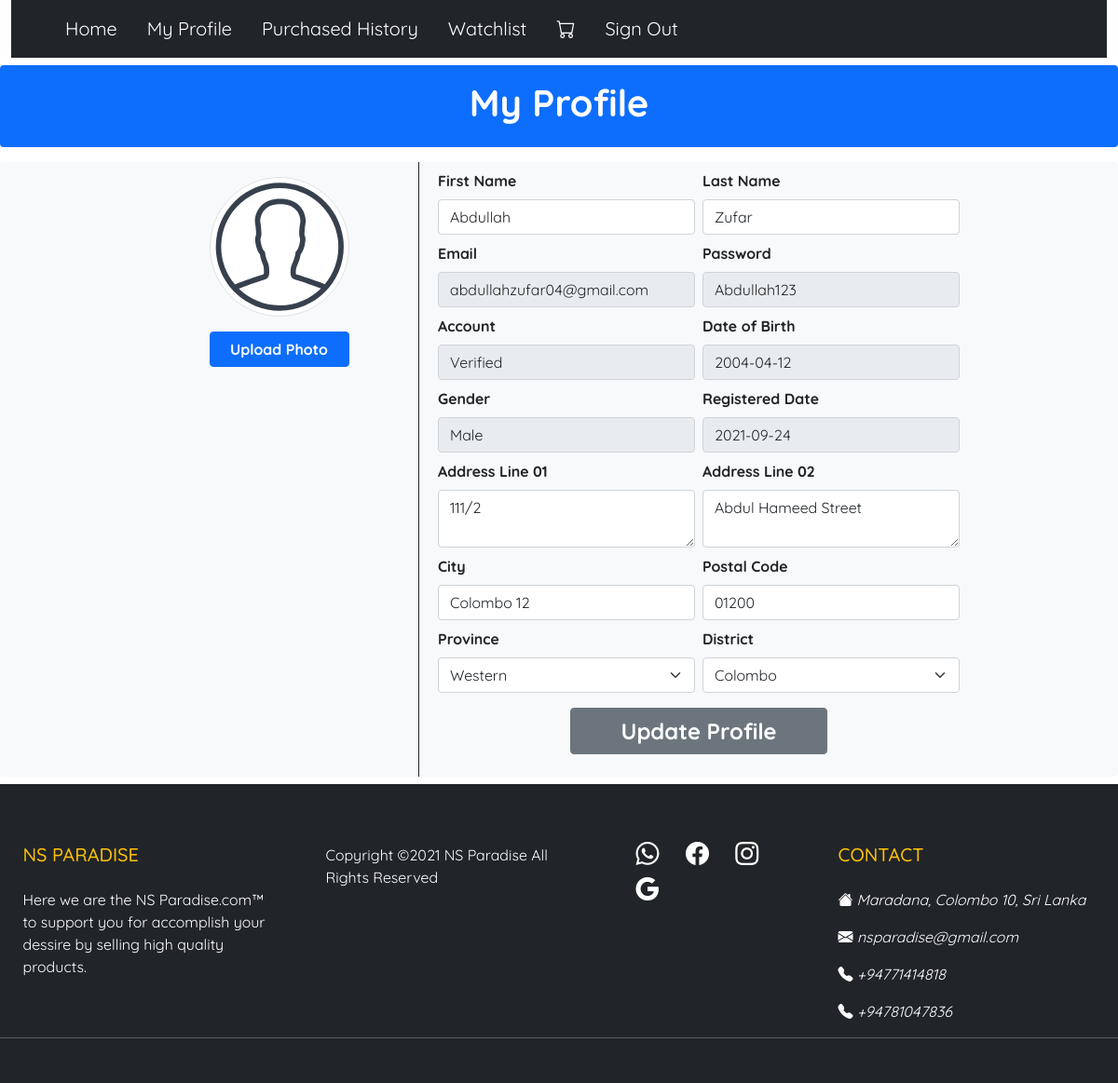
Page /UserProfile.php (signed in) on the committed database.
### tables this page shows
CREATE TABLE `customer` (
  `email` varchar(100) NOT NULL,
  `fname` varchar(50) DEFAULT NULL,
  `lname` varchar(50) DEFAULT NULL,
  `password` varchar(20) DEFAULT NULL,
  `dob` date DEFAULT NULL,
  `gender_id` int(11) NOT NULL,
  `registration_date` datetime DEFAULT NULL,
  `v_code` varchar(20) DEFAULT NULL,
  `v_status_id` int(11) NOT NULL,
  `status_id` int(11) NOT NULL
);

CREATE TABLE `v_status` (
  `id` int(11) NOT NULL,
  `status` varchar(45) DEFAULT NULL
);

CREATE TABLE `gender` (
  `id` int(11) NOT NULL,
  `name` varchar(10) DEFAULT NULL
);

CREATE TABLE `customer_has_address` (
  `id` int(11) NOT NULL,
  `line1` text DEFAULT NULL,
  `line2` text DEFAULT NULL,
  `city_id` int(11) NOT NULL,
  `customer_email` varchar(100) NOT NULL
);

CREATE TABLE `city` (
  `id` int(11) NOT NULL,
  `name` varchar(20) DEFAULT NULL,
  `postalcode` varchar(5) DEFAULT NULL,
  `district_id` int(11) NOT NULL
);

CREATE TABLE `province` (
  `id` int(11) NOT NULL,
  `name` varchar(20) DEFAULT NULL
);

CREATE TABLE `district` (
  `id` int(11) NOT NULL,
  `name` varchar(20) DEFAULT NULL,
  `province_id` int(11) NOT NULL
);

### connection.php (called while the page is built, shortened)
<?php
class Database{
    public static $connection;
    public static function setUpconnection(){
        if(!isset(Database::$connection)){
            Database::$connection = new mysqli("localhost","id18074452_root","W[Gb*C16}*OuCcQl","id18074452_nsparadise","3306");
        }
    }
    public static function search($q){
        $resultset = Database::$connection->query($q);
        return $resultset;
    }
}
?>

### UserProfile.php (the view, shortened to what this page needs)
<?php
require "connection.php";
if (isset($_SESSION["user"])) {
?>
    <!DOCTYPE html>
    <head>
        <?php require "link.php"; ?>
    </head>
    <body>
        <div class="container-fluid">
            <div class="row">
                <?php require "header.php"; ?>
                <div class="col-12 mt-2">
                    <div class="row bg-primary rounded py-3">
                        <h1 class="text-center text-white fw-bolder fs-1">My Profile</h1>
                    </div>
                </div>
                <?php
                $user = Database::search("SELECT * FROM `customer` WHERE `email` = '" . $_SESSION["user"]["email"] . "'");
                if ($user->num_rows == 1) {
                    $user_deatail = $user->fetch_assoc();
                ?>
                    <div class="col-12">
                        <div class="row justify-content-center mt-3 rounded bg-light">
                            <div class="col-sm-10 col-md-6 col-lg-3 border-end border-dark">
                                <div class="row mt-3" style="text-align: center;">
                                    <?php
                                    $profile_rs = Database::search("SELECT * FROM `profile_image` WHERE `customer_email` = '" . $_SESSION["user"]["email"] . "'");
                                    if ($profile_rs->num_rows == 0) {
                                    ?>
                                        <div class="col-12">
                                            <img src="Resources/demoprofile.svg" id="prev" class="img-thumbnail rounded-circle" width="150px" height="150px" />
                                        </div>
                                        <div class="col-12 mt-3">
                                            <label for="profile" class="btn btn-primary fw-bold" style="width: 150px;" onclick="UploadImage();">Upload Photo</label>
                                        </div>
                                    <?php
                                    }
                                    ?>
                                </div>
                            </div>
                            <div class="col-sm-10 col-md-6 col-lg-6">
                                <div class="row g-2 p-2 justify-content-center">
                                    <div class="col-12 col-lg-6">
                                        <label class="form-label fw-bold">First Name</label>
                                        <input type="text" class="form-control" value="<?php echo $user_deatail["fname"]; ?>" placeholder="Enter Your First Name" id="fname" />
                                    </div>
                                    <div class="col-12 col-lg-6">
                                        <label class="form-label fw-bold">Last Name</label>
                                        <input type="text" class="form-control" value="<?php echo $user_deatail["lname"]; ?>" placeholder="Enter Your Last Name" id="lname" />
                                    </div>
                                    <div class="col-12 col-lg-6">
                                        <label class="form-label fw-bold">Email</label>
                                        <input type="text" class="form-control" value="<?php echo $user_deatail["email"]; ?>" disabled id="email" />
                                    </div>
                                    <div class="col-12 col-lg-6">
                                        <label class="form-label fw-bold">Password</label>
                                        <input type="text" class="form-control" value="<?php echo $user_deatail["password"]; ?>" disabled />
                                    </div>
                                    <?php
                                    $verificationrs = Database::search("SELECT * FROM `v_status` WHERE `id` = '" . $user_deatail["v_status_id"] . "'");
                                    $verification = $verificationrs->fetch_assoc();
                                    if ($verification["id"] == 1) {
                                    ?>
                                        <div class="col-12 col-lg-6">
                                            <label class="form-label fw-bold">Account</label>
                                            <input type="text" class="form-control" value="<?php echo $verification["status"]; ?>" disabled />
                                        </div>
                                    <?php
                                    }
                                    ?>
                                    <div class="col-12 col-lg-6">
                                        <label class="form-label fw-bold">Date of Birth</label>
                                        <input type="text" class="form-control" value="<?php echo $user_deatail["dob"]; ?>" disabled />
                                    </div>
                                    <div class="col-12 col-lg-6">
                                        <label class="form-label fw-bold">Gender</label>
                                        <?php
                                        $genderrs = Database::search("SELECT * FROM `gender` WHERE `id` = '" . $user_deatail["gender_id"] . "'");
                                        $gender = $genderrs->fetch_assoc();
                                        ?>
                                        <input type="text" class="form-control" value="<?php echo $gender["name"]; ?>" disabled />
                                    </div>
                                    <div class="col-12 col-lg-6">
                                        <label class="form-label fw-bold">Registered Date</label>
                                        <?php
                                        $reg_date = $user_deatail["registration_date"];
                                        $splitdate = explode(" ", $reg_date);
                                        ?>
                                        <input type="text" class="form-control" value="<?php echo $splitdate[0]; ?>" disabled />
                                    </div>
                                    <?php
                                    $address = Database::search("SELECT * FROM `customer_has_address` WHERE `customer_email` = '" . $_SESSION["user"]["email"] . "'");
                                    if ($address->num_rows == 1) {
                                        $address_detail = $address->fetch_assoc();
                                        $cityinfo = Database::search("SELECT * FROM `city` WHERE `id` = '" . $address_detail["city_id"] . "'");
                                        $city = $cityinfo->fetch_assoc();
                                        $districtinfo = Database::search("SELECT * FROM `district` WHERE `id` = '" . $city["district_id"] . "'");
                                        $district = $districtinfo->fetch_assoc();
                                        $provinceinfo = Database::search("SELECT * FROM `province` WHERE `id` = '" . $district["province_id"] . "'");
                                        $province = $provinceinfo->fetch_assoc();
                                    ?>
                                        <div class="col-12 col-lg-6">
                                            <label class="form-label fw-bold">Address Line 01</label>
                                            <textarea class="form-control" rows="2" id="line1"><?php echo $address_detail["line1"]; ?></textarea>
                                        </div>
                                        <div class="col-12 col-lg-6">
                                            <label class="form-label fw-bold">Address Line 02</label>
                                            <textarea class="form-control" rows="2" id="line2"><?php echo $address_detail["line2"]; ?></textarea>
                                        </div>
                                        <div class="col-12 col-lg-6">
                                            <label class="form-label fw-bold">City</label>
                                            <input type="text" class="form-control" value="<?php echo $city["name"]; ?>" placeholder="Enter Your City..." id="city" />
                                        </div>
                                        <div class="col-12 col-lg-6">
                                            <label class="form-label fw-bold">Postal Code</label>
                                            <input type="text" class="form-control" value="<?php echo $city["postalcode"]; ?>" placeholder="Enter Your Postal Code..." id="postalcode" />
                                        </div>
                                        <div class="col-12 col-lg-6">
                                            <label class="form-label fw-bold">Province</label>
                                            <select class="form-select" id="province" onchange="District();">
                                                <option value="<?php echo $province["id"]; ?>"><?php echo $province["name"]; ?></option>
                                            </select>
                                        </div>
                                        <div class="col-12 col-lg-6">
                                            <label class="form-label fw-bold">District</label>
                                            <select class="form-select" id="district">
                                                <option value="<?php echo $district["id"]; ?>"><?php echo $district["name"]; ?></option>
                                            </select>
                                        </div>
                                    <?php
                                    }
                                    ?>
                                    <div class="col-12 col-sm-10 col-md-8 col-lg-6 d-grid my-3">
                                        <button class="btn btn-secondary fs-4 fw-bold" onclick="UpdateProfile();">Update Profile</button>
                                    </div>
                                </div>
                            </div>
                        </div>
                    </div>
                <?php
                } else {
                ?>
                    <script>
                        alert("Invalid User");
                    </script>
                <?php
                }
                ?>
                <?php require "footer.php"; ?>
            </div>
        </div>
    </body>
    </html>
<?php
} else {
?>
    <script>
        window.location = "index.php";
    </script>
<?php
}
?>

### style.css (style rules this page uses)
* { font-family: "Quicksand"; }

### rows in the picture
customer: fname "Abdullah", lname "Zufar", email "abdullahzufar04@gmail.com", password "Abdullah123", dob "2004-04-12", registration_date "2021-09-24"
v_status: status "Verified"
gender: name "Male"
customer_has_address: line1 "111/2", line2 "Abdul Hameed Street"
city: name "Colombo 12", postalcode "01200"
province: name "Western"
district: name "Colombo"
